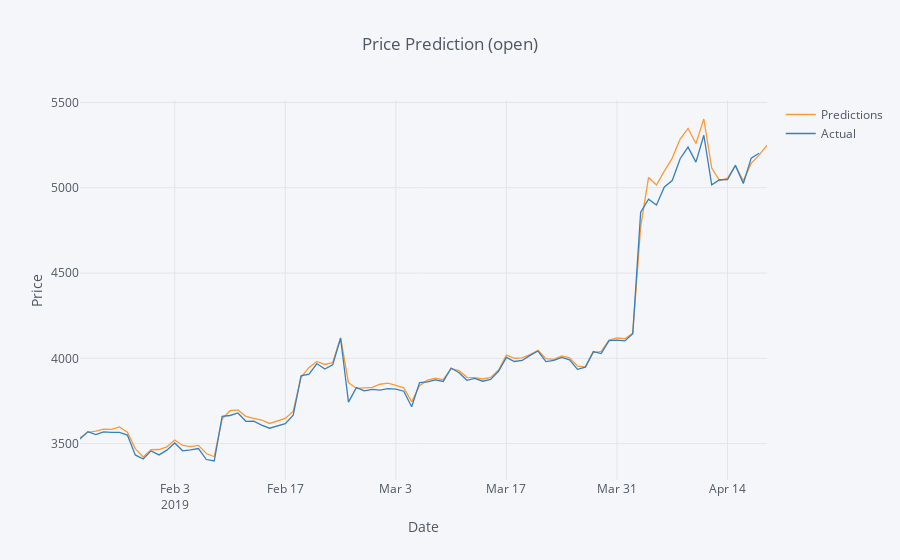
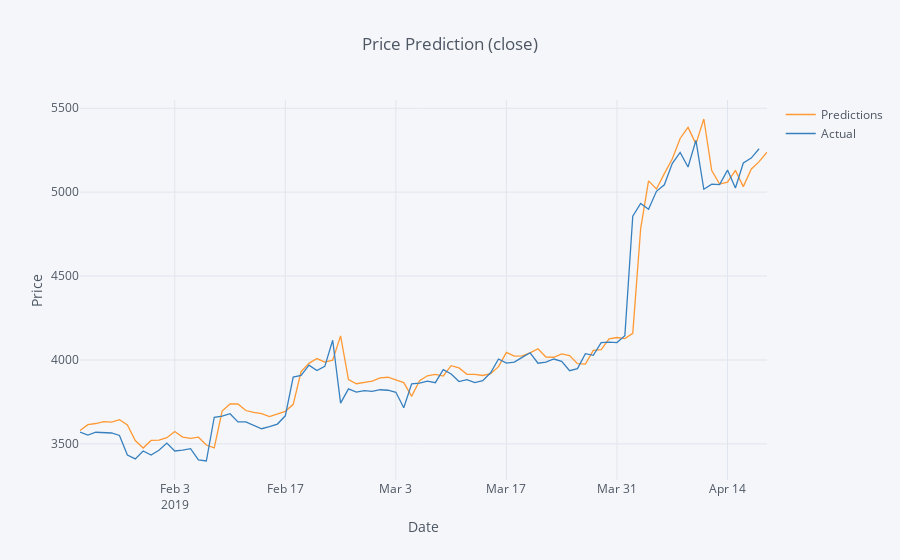
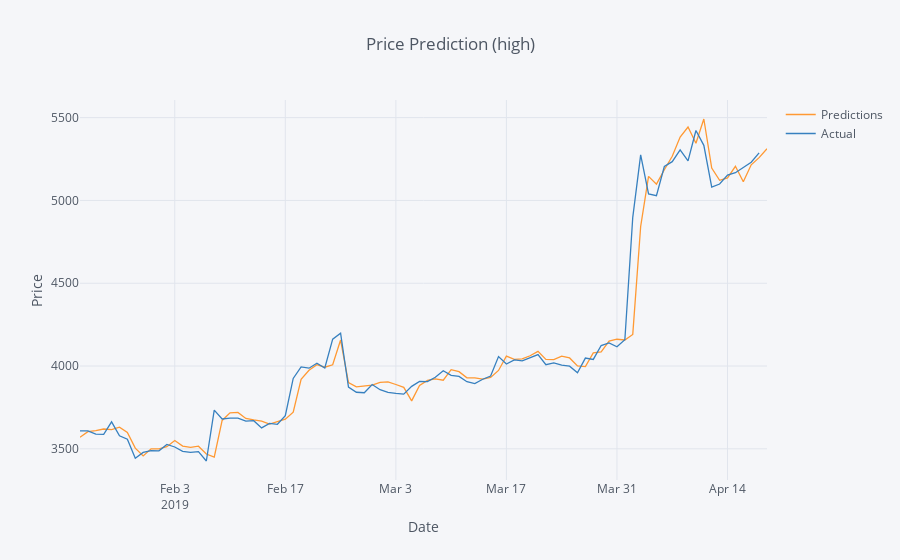
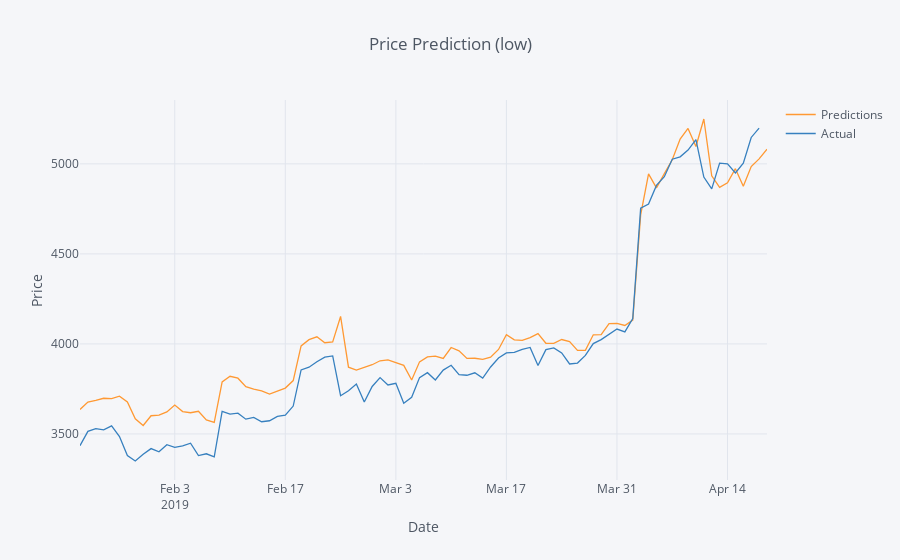

Here is the notebook cell these charts were saved with, in order:
### Markdown cell above
# Model Prediction

### Code cell
import csv
import numpy as np
from datetime import datetime, timedelta
from lstm import Machine
import pandas as pd
import tensorflow as tf
from plotly.offline import init_notebook_mode
import cufflinks as cf

MODEL_PATH = "data/lstm.hd5"
CSV_PATH = "data/binance-BTCUSD.csv"
TRAIN_TEST_RATE = 0.85

cf.go_offline()
init_notebook_mode(connected=True)

with open(CSV_PATH) as fin:
    reader = [dict(item) for item in csv.DictReader(fin)]
machine = Machine(reader)
(_, _, X_test, Y_test) = machine.split_data(TRAIN_TEST_RATE)

times = [int(item['openTime']) for item in reader]
times = times[int(len(times) * TRAIN_TEST_RATE) + 4:]
times = [datetime.utcfromtimestamp(t / 1000.0) for t in times]

model = tf.keras.models.load_model(MODEL_PATH)
pred = model.predict(X_test)

pred = machine.scaler.inverse_transform(pred)
Y_test = np.delete(Y_test, len(Y_test) - 1, 0)
Y_test = machine.scaler.inverse_transform(Y_test)

for (c, key) in enumerate(['open', 'close', 'high', 'low']):
    pred_df = pd.DataFrame({
        'Predictions': [item[c] for item in pred],
    }, index=times)
    act_df = pd.DataFrame({
        'Actual': [item[c] for item in Y_test]
    }, index=times[:-1])
    pd.concat([pred_df, act_df], axis=1).iplot(
        asFigure=False,
        kind='scatter',
        xTitle='Date',
        yTitle='Price',
        title=f'Price Prediction ({key})'
    )
